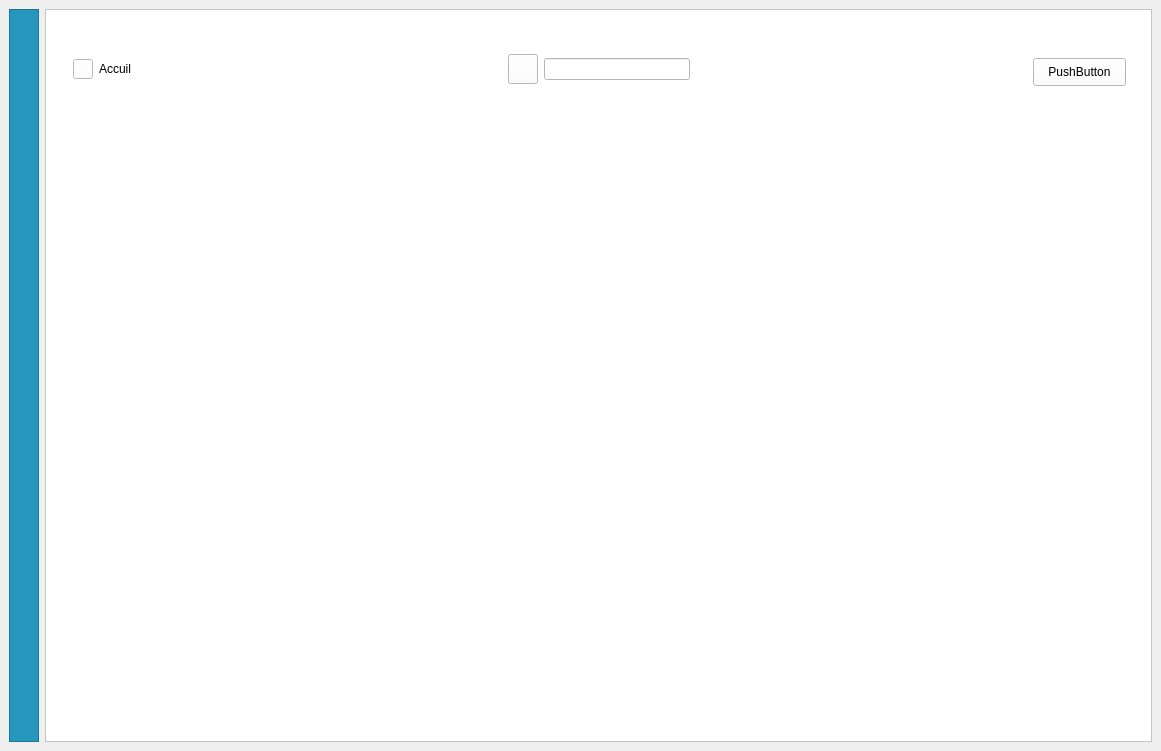
<?xml version="1.0" encoding="UTF-8"?>
<ui version="4.0">
 <class>MainWindow</class>
 <widget class="QMainWindow" name="MainWindow">
  <property name="geometry">
   <rect>
    <x>0</x>
    <y>0</y>
    <width>1161</width>
    <height>751</height>
   </rect>
  </property>
  <property name="windowTitle">
   <string>MainWindow</string>
  </property>
  <property name="styleSheet">
   <string notr="true"/>
  </property>
  <widget class="QWidget" name="centralwidget">
   <property name="styleSheet">
    <string notr="true"/>
   </property>
   <layout class="QHBoxLayout" name="horizontalLayout">
    <item>
     <widget class="QFrame" name="leftMenu">
      <property name="minimumSize">
       <size>
        <width>30</width>
        <height>0</height>
       </size>
      </property>
      <property name="maximumSize">
       <size>
        <width>50</width>
        <height>16777215</height>
       </size>
      </property>
      <property name="styleSheet">
       <string notr="true">background-color: #2596be;
</string>
      </property>
      <property name="frameShape">
       <enum>QFrame::StyledPanel</enum>
      </property>
      <property name="frameShadow">
       <enum>QFrame::Raised</enum>
      </property>
     </widget>
    </item>
    <item>
     <widget class="QFrame" name="mainBody">
      <property name="styleSheet">
       <string notr="true">/*
background-color: #eff9fe;    -&gt; main stylsheet
*/
background-color: white;</string>
      </property>
      <property name="frameShape">
       <enum>QFrame::StyledPanel</enum>
      </property>
      <property name="frameShadow">
       <enum>QFrame::Raised</enum>
      </property>
      <layout class="QVBoxLayout" name="verticalLayout">
       <item>
        <widget class="QWidget" name="headerFrame" native="true">
         <property name="maximumSize">
          <size>
           <width>16777215</width>
           <height>100</height>
          </size>
         </property>
         <layout class="QHBoxLayout" name="horizontalLayout_2">
          <item>
           <widget class="QWidget" name="widget" native="true">
            <property name="minimumSize">
             <size>
              <width>100</width>
              <height>0</height>
             </size>
            </property>
            <property name="maximumSize">
             <size>
              <width>100</width>
              <height>16777215</height>
             </size>
            </property>
            <layout class="QHBoxLayout" name="horizontalLayout_3">
             <item>
              <widget class="QPushButton" name="pushButton">
               <property name="minimumSize">
                <size>
                 <width>20</width>
                 <height>20</height>
                </size>
               </property>
               <property name="maximumSize">
                <size>
                 <width>20</width>
                 <height>20</height>
                </size>
               </property>
               <property name="text">
                <string/>
               </property>
               <property name="icon">
                <iconset resource="../icons/iconss.qrc">
                 <normaloff>:/icons/align-justify.svg</normaloff>:/icons/align-justify.svg</iconset>
               </property>
              </widget>
             </item>
             <item>
              <widget class="QLabel" name="label">
               <property name="maximumSize">
                <size>
                 <width>16777215</width>
                 <height>16777215</height>
                </size>
               </property>
               <property name="text">
                <string>Accuil</string>
               </property>
              </widget>
             </item>
            </layout>
           </widget>
          </item>
          <item>
           <spacer name="horizontalSpacer">
            <property name="orientation">
             <enum>Qt::Horizontal</enum>
            </property>
            <property name="sizeHint" stdset="0">
             <size>
              <width>40</width>
              <height>20</height>
             </size>
            </property>
           </spacer>
          </item>
          <item>
           <widget class="QWidget" name="widget_2" native="true">
            <property name="minimumSize">
             <size>
              <width>200</width>
              <height>0</height>
             </size>
            </property>
            <property name="maximumSize">
             <size>
              <width>200</width>
              <height>16777215</height>
             </size>
            </property>
            <layout class="QHBoxLayout" name="horizontalLayout_4">
             <item>
              <widget class="QPushButton" name="pushButton_3">
               <property name="minimumSize">
                <size>
                 <width>30</width>
                 <height>30</height>
                </size>
               </property>
               <property name="maximumSize">
                <size>
                 <width>30</width>
                 <height>30</height>
                </size>
               </property>
               <property name="text">
                <string/>
               </property>
               <property name="icon">
                <iconset resource="../icons/iconss.qrc">
                 <normaloff>:/icons/search.svg</normaloff>:/icons/search.svg</iconset>
               </property>
              </widget>
             </item>
             <item>
              <widget class="QLineEdit" name="lineEdit"/>
             </item>
            </layout>
           </widget>
          </item>
          <item>
           <spacer name="horizontalSpacer_2">
            <property name="orientation">
             <enum>Qt::Horizontal</enum>
            </property>
            <property name="sizeHint" stdset="0">
             <size>
              <width>40</width>
              <height>20</height>
             </size>
            </property>
           </spacer>
          </item>
          <item>
           <widget class="QWidget" name="widget_3" native="true">
            <property name="minimumSize">
             <size>
              <width>100</width>
              <height>0</height>
             </size>
            </property>
            <property name="maximumSize">
             <size>
              <width>100</width>
              <height>16777215</height>
             </size>
            </property>
            <widget class="QPushButton" name="pushButton_2">
             <property name="geometry">
              <rect>
               <x>0</x>
               <y>30</y>
               <width>93</width>
               <height>28</height>
              </rect>
             </property>
             <property name="text">
              <string>PushButton</string>
             </property>
            </widget>
           </widget>
          </item>
         </layout>
        </widget>
       </item>
       <item>
        <widget class="QWidget" name="cardFrame" native="true"/>
       </item>
       <item>
        <widget class="QWidget" name="mainFrame" native="true"/>
       </item>
      </layout>
     </widget>
    </item>
   </layout>
  </widget>
 </widget>
 <resources>
  <include location="../icons/iconss.qrc"/>
 </resources>
 <connections>
  <connection>
   <sender>pushButton</sender>
   <signal>toggled(bool)</signal>
   <receiver>leftMenu</receiver>
   <slot>setHidden(bool)</slot>
   <hints>
    <hint type="sourcelabel">
     <x>519</x>
     <y>141</y>
    </hint>
    <hint type="destinationlabel">
     <x>348</x>
     <y>292</y>
    </hint>
   </hints>
  </connection>
 </connections>
</ui>
